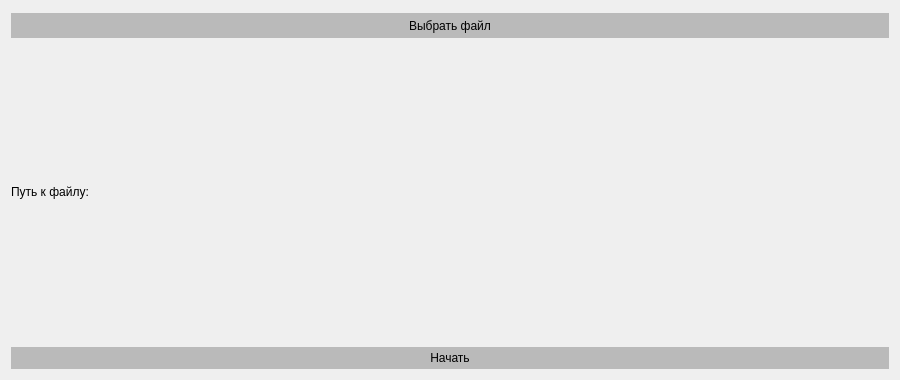
    <widget class="QWidget" name="tab_5">
     <property name="sizePolicy">
      <sizepolicy hsizetype="Preferred" vsizetype="Preferred">
       <horstretch>0</horstretch>
       <verstretch>0</verstretch>
      </sizepolicy>
     </property>
     <property name="minimumSize">
      <size>
       <width>900</width>
       <height>380</height>
      </size>
     </property>
     <property name="maximumSize">
      <size>
       <width>900</width>
       <height>380</height>
      </size>
     </property>
     <attribute name="title">
      <string>Найти некорректную УТ</string>
     </attribute>
     <layout class="QVBoxLayout" name="verticalLayout_5">
      <item>
       <widget class="QPushButton" name="pushButton_5">
        <property name="enabled">
         <bool>true</bool>
        </property>
        <property name="minimumSize">
         <size>
          <width>0</width>
          <height>25</height>
         </size>
        </property>
        <property name="maximumSize">
         <size>
          <width>16777215</width>
          <height>20</height>
         </size>
        </property>
        <property name="styleSheet">
         <string notr="true">background-color: rgb(186, 186, 186);
border: 4px solid rgb(186, 186, 186);</string>
        </property>
        <property name="text">
         <string>Выбрать файл</string>
        </property>
       </widget>
      </item>
      <item>
       <layout class="QGridLayout" name="gridLayout_5">
        <item row="1" column="0">
         <widget class="QLabel" name="label_43">
          <property name="text">
           <string>Путь к файлу:</string>
          </property>
         </widget>
        </item>
        <item row="1" column="1">
         <widget class="QLabel" name="label_44">
          <property name="text">
           <string/>
          </property>
          <property name="wordWrap">
           <bool>true</bool>
          </property>
         </widget>
        </item>
       </layout>
      </item>
      <item>
       <widget class="QPushButton" name="start_5">
        <property name="minimumSize">
         <size>
          <width>0</width>
          <height>20</height>
         </size>
        </property>
        <property name="styleSheet">
         <string notr="true">background-color: rgb(186, 186, 186);
border: 4px solid rgb(186, 186, 186);</string>
        </property>
        <property name="text">
         <string>Начать</string>
        </property>
       </widget>
      </item>
     </layout>
    </widget>
